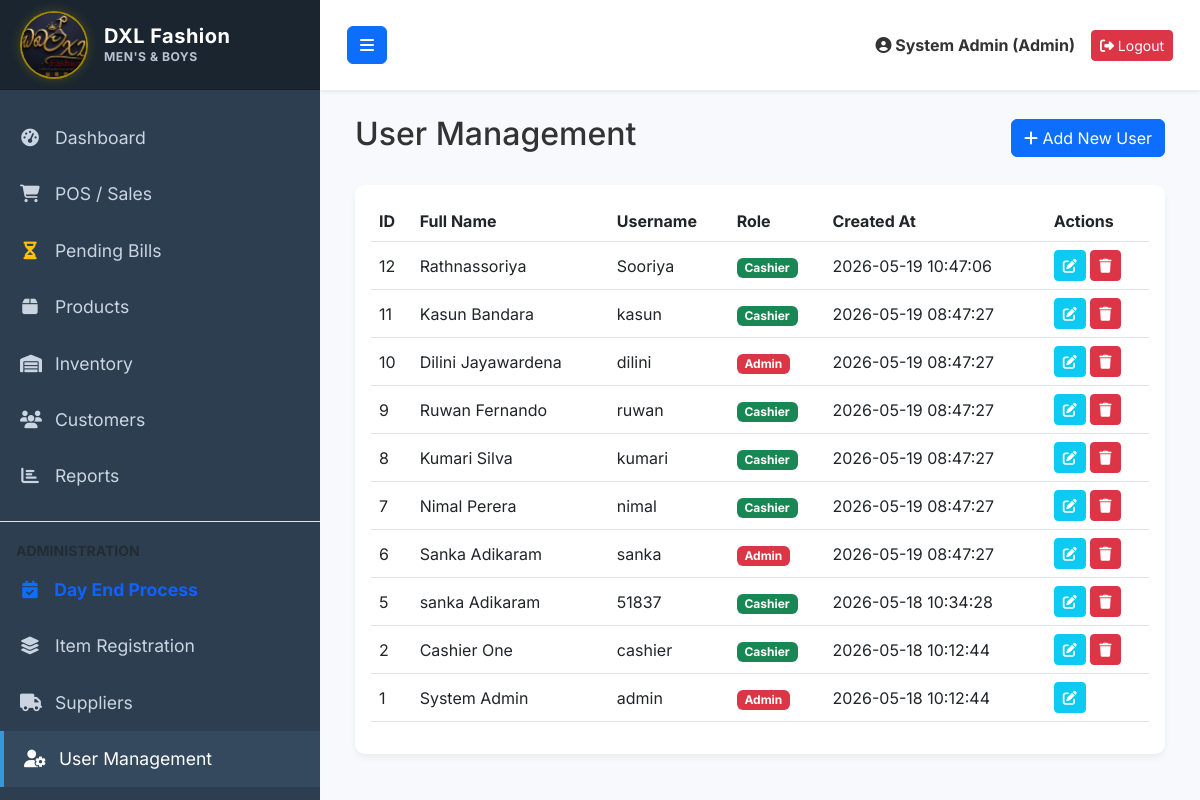
The page /users.php (signed in) on the database as committed earlier.
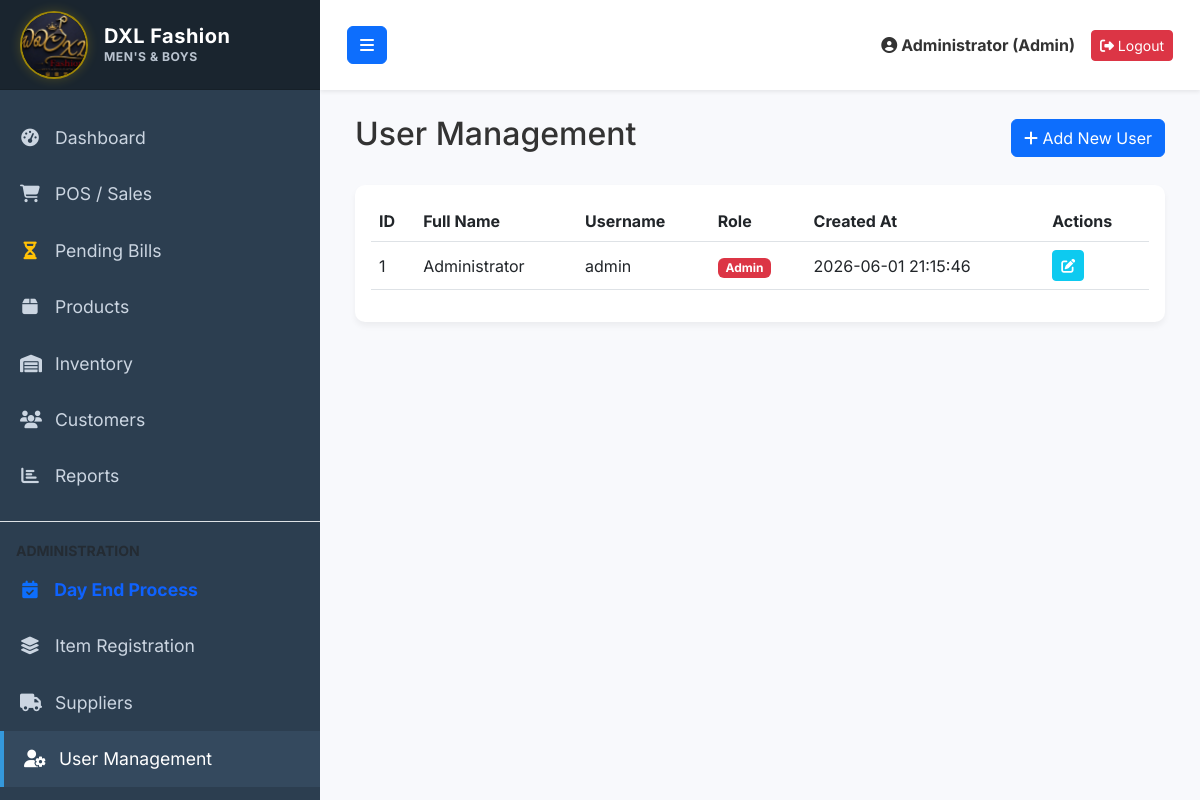
The same page on the database as committed later.
### tables this page shows
CREATE TABLE `users` (
  `id` int(11) NOT NULL AUTO_INCREMENT,
  `full_name` varchar(100) NOT NULL,
  `username` varchar(50) NOT NULL,
  `password` varchar(255) NOT NULL,
  `role` enum('admin','cashier') NOT NULL DEFAULT 'cashier',
  `created_at` timestamp NOT NULL DEFAULT current_timestamp(),
  `pin` varchar(4) DEFAULT '1234',
  PRIMARY KEY (`id`),
  UNIQUE KEY `username` (`username`)
);

### users.php (the view, shortened to what this page needs)
<?php
require_once 'config/database.php';
require_once 'includes/header.php';
$users = $pdo->query("SELECT * FROM users ORDER BY id DESC")->fetchAll();
?>
<div class="d-flex justify-content-between align-items-center mb-4">
    <h2>User Management</h2>
    <button class="btn btn-primary" data-bs-toggle="modal" data-bs-target="#userModal" onclick="resetForm()">
        <i class="fas fa-plus"></i> Add New User
    </button>
</div>
<div class="card">
    <div class="card-body">
        <div class="table-responsive">
            <table class="table table-hover align-middle">
                <thead>
                    <tr>
                        <th>ID</th>
                        <th>Full Name</th>
                        <th>Username</th>
                        <th>Role</th>
                        <th>Created At</th>
                        <th>Actions</th>
                    </tr>
                </thead>
                <tbody>
                    <?php foreach($users as $user): ?>
                    <tr>
                        <td><?= $user['id'] ?></td>
                        <td><?= htmlspecialchars($user['full_name']) ?></td>
                        <td><?= htmlspecialchars($user['username']) ?></td>
                        <td><span class="badge bg-<?= $user['role'] == 'admin' ? 'danger' : 'success' ?>"><?= ucfirst($user['role']) ?></span></td>
                        <td><?= $user['created_at'] ?></td>
                        <td>
                            <button class="btn btn-sm btn-info text-white" onclick='editUser(<?= json_encode($user) ?>)'><i class="fas fa-edit"></i></button>
                            <?php if($user['id'] != $_SESSION['user_id']):  ?>
                            <a href="?delete=<?= $user['id'] ?>" class="btn btn-sm btn-danger" onclick="return confirm('Are you sure?')"><i class="fas fa-trash"></i></a>
                            <?php endif; ?>
                        </td>
                    </tr>
                    <?php endforeach; ?>
                </tbody>
            </table>
        </div>
    </div>
</div>
<?php require_once 'includes/footer.php'; ?>

### includes/header.php (shortened to what this page needs)
<!DOCTYPE html>
<html lang="en">
<head>
    <link href="https://cdn.jsdelivr.net/npm/bootstrap@5.3.0/dist/css/bootstrap.min.css" rel="stylesheet">
    <link href="https://cdnjs.cloudflare.com/ajax/libs/font-awesome/6.4.0/css/all.min.css" rel="stylesheet">
    <link href="assets/css/style.css" rel="stylesheet">
</head>
<body>
    <div class="wrapper">
        <?php include 'sidebar.php'; ?>
        <div id="content">
            <nav class="navbar navbar-expand-lg navbar-light bg-light shadow-sm" style="height: 90px; min-height: 90px; padding: 0 15px; display: flex; align-items: center; border: none; border-radius: 0; margin-bottom: 0 !important; box-shadow: 0 2px 10px rgba(0,0,0,0.05); flex-shrink: 0; background: #fff !important;">
                <div class="container-fluid" style="height: 100%; display: flex; align-items: center;">
                    <button type="button" id="sidebarCollapse" class="btn btn-primary">
                        <i class="fas fa-bars"></i>
                    </button>
                    <div class="ms-auto d-flex align-items-center">
                        <span class="me-3 fw-bold"><i class="fas fa-user-circle"></i> <?= htmlspecialchars($_SESSION['full_name'] ?? 'User'); ?> (<?= ucfirst(htmlspecialchars($_SESSION['role'] ?? '')) ?>)</span>
                        <a href="logout.php" class="btn btn-danger btn-sm"><i class="fas fa-sign-out-alt"></i> Logout</a>
                    </div>
                </div>
            </nav>
            <div class="container-fluid" style="padding: 25px 35px !important;">

### includes/sidebar.php (shortened to what this page needs)
<?php
$current_page = basename($_SERVER['PHP_SELF']);
$role = $_SESSION['role'] ?? 'cashier';
?>
<nav id="sidebar">
    <div class="sidebar-header d-flex align-items-center gap-3" style="background: #1a252f; border-bottom: 1px solid rgba(0,0,0,0.15); height: 90px; overflow: hidden; padding: 0 20px;">
        <div style="width: 68px; height: 68px; border-radius: 50%; overflow: hidden; border: 2px solid rgba(255, 215, 0, 0.6); flex-shrink: 0; display: flex; align-items: center; justify-content: center; background-color: #0c0d12; box-shadow: 0 0 12px rgba(255, 215, 0, 0.2);">
            <img src="assets/images/PSX_20260519_122008.jpg" alt="DXL Logo" style="width: 100%; height: 100%; object-fit: cover; transform: scale(1.22); transform-origin: center center;">
        </div>
        <div class="d-flex flex-column" style="line-height: 1.25;">
            <span class="fw-bold text-white" style="font-size: 1.25rem; letter-spacing: 0.5px;">DXL Fashion</span>
            <span class="text-muted" style="font-size: 0.76rem; font-weight: 700; text-transform: uppercase; letter-spacing: 0.5px; color: #cbd5e1 !important; opacity: 0.9;">Men's & Boys</span>
        </div>
    </div>
    <ul class="list-unstyled components">
        <li class="<?= $current_page == 'dashboard.php' ? 'active' : '' ?>">
            <a href="dashboard.php"><i class="fas fa-tachometer-alt"></i> Dashboard</a>
        </li>
        <li class="<?= $current_page == 'sales.php' ? 'active' : '' ?>">
            <a href="sales.php"><i class="fas fa-shopping-cart"></i> POS / Sales</a>
        </li>
        <li class="<?= $current_page == 'pending_bills.php' ? 'active' : '' ?>">
            <a href="pending_bills.php" class="d-flex align-items-center justify-content-between">
                <span><i class="fas fa-hourglass-half text-warning"></i> Pending Bills</span>
            </a>
        </li>
        <li class="<?= $current_page == 'products.php' ? 'active' : '' ?>">
            <a href="products.php"><i class="fas fa-box"></i> Products</a>
        </li>
        <?php if($role === 'admin'): ?>
        <li class="<?= $current_page == 'inventory.php' ? 'active' : '' ?>">
            <a href="inventory.php"><i class="fas fa-warehouse"></i> Inventory</a>
        </li>
        <?php endif; ?>
        <li class="<?= $current_page == 'customers.php' ? 'active' : '' ?>">
            <a href="customers.php"><i class="fas fa-users"></i> Customers</a>
        </li>
        <li class="<?= $current_page == 'reports.php' ? 'active' : '' ?>">
            <a href="reports.php"><i class="fas fa-chart-bar"></i> Reports</a>
        </li>
        <?php if($role === 'admin'): ?>
        <li class="border-top mt-3 pt-3">
            <span class="ps-3 text-muted small fw-bold">ADMINISTRATION</span>
        </li>
        <li class="<?= $current_page == 'day_end.php' ? 'active' : '' ?>">
            <a href="day_end.php" style="color: #0f62fe; font-weight: 700;"><i class="fas fa-calendar-check text-primary"></i> Day End Process</a>
        </li>
        <li class="<?= $current_page == 'item_registration.php' ? 'active' : '' ?>">
            <a href="item_registration.php"><i class="fas fa-layer-group"></i> Item Registration</a>
        </li>
        <li class="<?= $current_page == 'suppliers.php' ? 'active' : '' ?>">
            <a href="suppliers.php"><i class="fas fa-truck"></i> Suppliers</a>
        </li>
        <li class="<?= $current_page == 'users.php' ? 'active' : '' ?>">
            <a href="users.php"><i class="fas fa-user-cog"></i> User Management</a>
        </li>
        <?php endif; ?>
    </ul>
</nav>

### includes/footer.php (shortened to what this page needs)
            </div>
        </div>
    </div>
</body>
</html>

### assets/css/style.css (style rules this page uses)
body { font-family: 'Inter', sans-serif; background-color: #f8f9fc; color: #333; margin: 0; padding: 0; overflow: hidden; height: 100vh; }
.wrapper { display: flex; width: 100%; height: 100vh; overflow: hidden; }
#sidebar { min-width: 320px; max-width: 320px; background: #2c3e50; color: #fff; transition: all 0.3s; height: 100vh; overflow-y: auto; }
#sidebar .sidebar-header { height: 90px; display: flex; align-items: center; padding: 0 20px; background: #1a252f; border-bottom: 1px solid rgba(0,0,0,0.1); }
#sidebar ul.components { padding: 20px 0; }
#sidebar ul li a { padding: 15px 20px; font-size: 1.1em; display: block; color: #cbd5e1; text-decoration: none; transition: 0.2s; }
#sidebar ul li a i { margin-right: 10px; width: 20px; text-align: center; }
#sidebar ul li a:hover, #sidebar ul li.active > a { color: #fff; background: #34495e; border-left: 4px solid #3498db; }
#content { width: 100%; padding: 0; height: 100vh; display: flex; flex-direction: column; overflow: hidden; transition: all 0.3s; }
.navbar { height: 90px; padding: 0 15px; display: flex; align-items: center; background: #fff; border: none; border-radius: 0; margin-bottom: 0 !important; box-shadow: 0 2px 10px rgba(0,0,0,0.05); flex-shrink: 0; }
.navbar > .container-fluid { height: 100%; display: flex; align-items: center; }
.card { border-radius: 10px; box-shadow: 0 4px 6px rgba(0,0,0,0.05); border: none; margin-bottom: 20px; }
#content > .container-fluid { flex: 1; overflow-y: auto; overflow-x: hidden !important; padding: 24px 30px !important; min-height: 0; display: flex; flex-direction: column; max-width: 100%; }
:root { --bg-gradient: linear-gradient(135deg, #f8fafc, #f1f5f9); --card-dark: #ffffff; --text-white: #1e293b; --text-muted-dark: #64748b; --primary-blue: #0f62fe; --primary-blue-hover: #0043ce; --primary-orange: var(--primary-blue); --primary-orange-hover: var(--primary-blue-hover); --border-color-dark: #cbd5e1; --accent-blue: var(--primary-blue); --accent-pink: #db2777; --accent-green: #10b981; }

Rows that differ between the two databases and show on the page:
removed users: id "12", full_name "Rathnassoriya", username "Sooriya", role "Cashier", created_at "2026-05-19 10:47:06"
removed users: id "11", full_name "Kasun Bandara", username "kasun", role "Cashier", created_at "2026-05-19 08:47:27"
removed users: id "10", full_name "Dilini Jayawardena", username "dilini", role "Admin", created_at "2026-05-19 08:47:27"
removed users: id "9", full_name "Ruwan Fernando", username "ruwan", role "Cashier", created_at "2026-05-19 08:47:27"
removed users: id "8", full_name "Kumari Silva", username "kumari", role "Cashier", created_at "2026-05-19 08:47:27"
removed users: id "7", full_name "Nimal Perera", username "nimal", role "Cashier", created_at "2026-05-19 08:47:27"
removed users: id "6", full_name "Sanka Adikaram", username "sanka", role "Admin", created_at "2026-05-19 08:47:27"
removed users: id "5", full_name "sanka Adikaram", username "51837", role "Cashier", created_at "2026-05-18 10:34:28"
removed users: id "2", full_name "Cashier One", username "cashier", role "Cashier", created_at "2026-05-18 10:12:44"
changed users "admin": full_name "System Admin" → "Administrator"; created_at "2026-05-18 10:12:44" → "2026-06-01 21:15:46"
Other text that changed with them:
$_SESSION['full_name']: "System Admin" → "Administrator"
